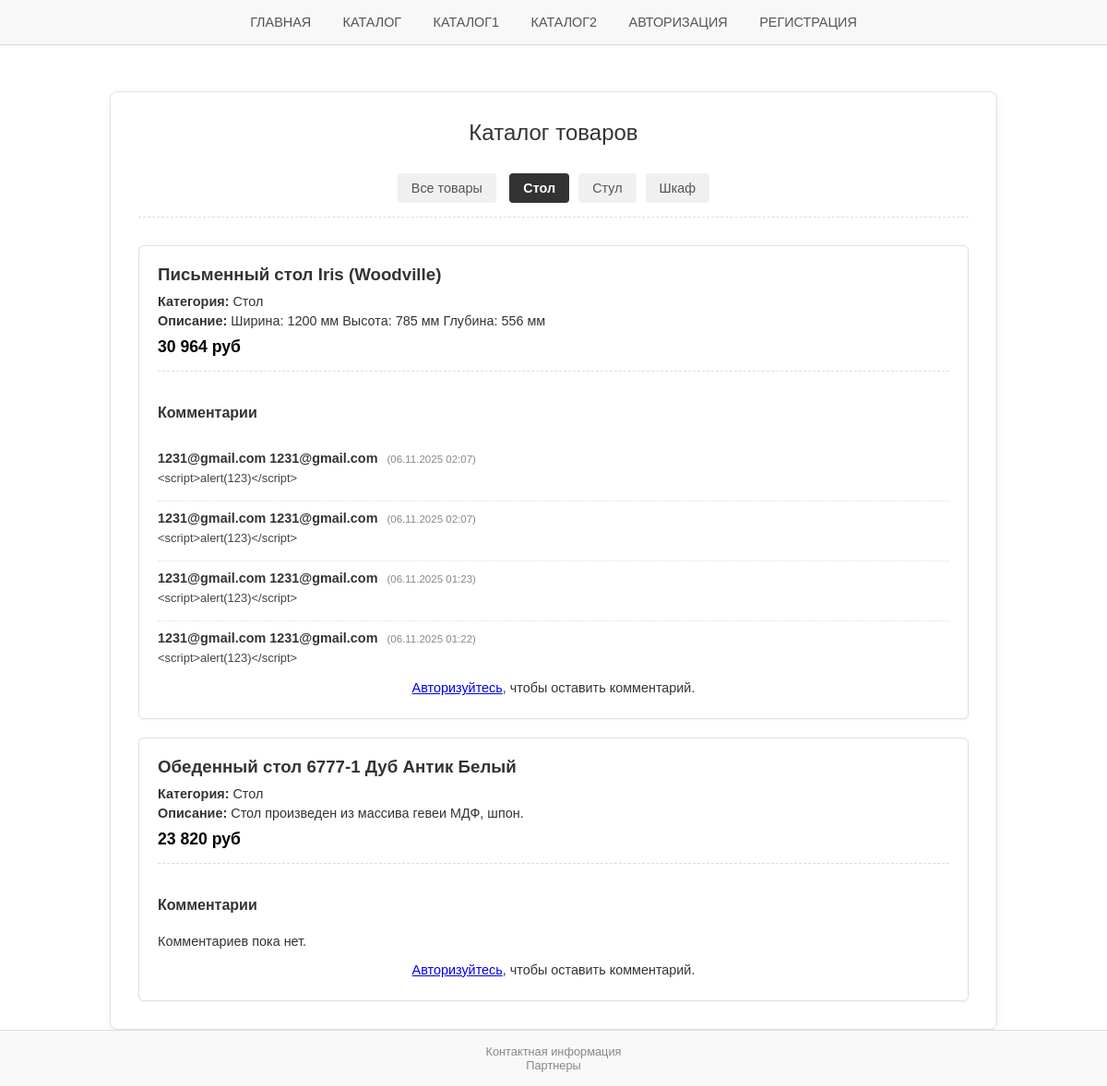
The app's page /catalog1.php?category=Стол with its own data.
### tables this page shows
CREATE TABLE `category` (
  `id` int(11) NOT NULL,
  `name` varchar(100) NOT NULL
);

CREATE TABLE `tovar` (
  `id` int(11) NOT NULL,
  `name` varchar(100) NOT NULL,
  `category` varchar(100) NOT NULL,
  `smalldesc` varchar(100) NOT NULL,
  `bigdesc` varchar(500) NOT NULL,
  `price` varchar(100) NOT NULL
);

CREATE TABLE `comments` (
  `id` int(11) NOT NULL,
  `product_id` int(11) NOT NULL,
  `user_id` int(11) NOT NULL,
  `comment_text` text NOT NULL,
  `created_at` timestamp NOT NULL DEFAULT CURRENT_TIMESTAMP
);

CREATE TABLE `reg` (
  `id` int(11) NOT NULL,
  `login` varchar(100) NOT NULL,
  `email` varchar(100) NOT NULL,
  `surname` varchar(100) NOT NULL,
  `name` varchar(100) NOT NULL,
  `password` varchar(100) NOT NULL,
  `status` int(11) NOT NULL
);

### catalog1.php (the view, shortened to what this page needs)
<!DOCTYPE html>
<html lang="ru">
<head>
    <link rel="stylesheet" type="text/css" href="style.css">
</head>
<body>
<?php
$host = 'localhost';
$user = 'root';
$pass = '';
$dbname = 'borisov';
$conn = mysqli_connect($host, $user, $pass, $dbname);
$user_id = null;
$user_full_name = '';
?>
<header>
    <nav class="nav-links">
        <a href="index.php">Главная</a>
        <a href="catalog.php">Каталог</a>
        <a href="catalog1.php">Каталог1</a>
        <a href="catalog2.php">Каталог2</a>
        <a href="auto.php">Авторизация</a>
        <a href="reg.php">Регистрация</a>
    </nav>
</header>
<div class="main-block" style="max-width: 900px;">
    <h2>Каталог товаров</h2>
    <div class="category-filter">
        <?php $active_all = !isset($_GET['category']) || empty($_GET['category']) ? 'active' : ''; ?>
        <a href="catalog1.php" class="filter-link <?php echo $active_all; ?>">Все товары</a>
        <?php
        $category_query = "SELECT name FROM category ORDER BY name ASC";
        $category_result = mysqli_query($conn, $category_query);
        while ($cat_row = mysqli_fetch_assoc($category_result)) {
            $cat_name = $cat_row['name'];
            $active_class = (isset($_GET['category']) && $_GET['category'] == $cat_name) ? 'active' : '';
            echo "<a href=\"catalog1.php?category=" . urlencode($cat_name) . "\" class=\"filter-link $active_class\">" . $cat_name . "</a>";
        }
        ?>
    </div>
    <div class="product-list">
        <?php
        $where_clause = "";
        $current_category = '';
        if (isset($_GET['category']) && !empty($_GET['category'])) {
            $current_category = $_GET['category'];
            $selected_category = mysqli_real_escape_string($conn, $current_category);
            $where_clause = "WHERE category = '$selected_category'";
        }
        $tovar_query = "SELECT * FROM tovar $where_clause ORDER BY id DESC";
        $tovar_result = mysqli_query($conn, $tovar_query);
        if (mysqli_num_rows($tovar_result) > 0) {
            while ($tovar_row = mysqli_fetch_assoc($tovar_result)) {
                $product_id = $tovar_row['id'];
        ?>
        <div class="product-card">
            <h3><?php echo $tovar_row['name']; ?></h3>
            <p><strong>Категория:</strong> <?php echo $tovar_row['category']; ?></p>
            <p><strong>Описание:</strong> <?php echo $tovar_row['smalldesc']; ?></p>
            <p class="price"><?php echo $tovar_row['price']; ?></p>
            <div class="comment-section">
                <h4>Комментарии</h4>
                <div class="comment-list">
                    <?php
                    $comments_query = "SELECT c.comment_text, c.created_at, r.name, r.surname
                                       FROM comments c
                                       JOIN reg r ON c.user_id = r.id
                                       WHERE c.product_id = $product_id
                                       ORDER BY c.created_at DESC";
                    $comments_result = mysqli_query($conn, $comments_query);
                    if (mysqli_num_rows($comments_result) > 0) {
                        while ($comment = mysqli_fetch_assoc($comments_result)) {
                            $author_name = $comment['name'] . ' ' . $comment['surname'];
                            $date = date("d.m.Y H:i", strtotime($comment['created_at']));
                            echo "<div class='comment-item'>";
                            echo "<span class='comment-author'>$author_name</span>";
                            echo "<span class='comment-date'>($date)</span>";
                            echo "<p class='comment-text'>" . htmlspecialchars($comment['comment_text']) . "</p>";
                            echo "</div>";
                        }
                    } else {
                        echo "<p>Комментариев пока нет.</p>";
                    }
                    ?>
                </div>
                <?php if ($user_id): ?>
                    <div class="comment-form">
                        <h5>Оставить комментарий (Вы: <?php echo $user_full_name; ?>)</h5>
                        <form action="catalog1.php" method="POST">
                            <textarea name="comment_text" placeholder="Ваш комментарий..." required></textarea>
                            <input type="hidden" name="product_id" value="<?php echo $product_id; ?>">
                            <input type="hidden" name="category_param" value="<?php echo $current_category; ?>">
                            <input type="submit" name="post_comment" value="Отправить комментарий" style="width: auto; padding: 8px 15px;">
                        </form>
                    </div>
                <?php else: ?>
                    <p style="text-align: center; margin-top: 15px;"><a href="auto.php">Авторизуйтесь</a>, чтобы оставить комментарий.</p>
                <?php endif; ?>
            </div>
        </div>
        <?php
            }
        } else {
            echo "<div class=\"message message-error\">Товары в этой категории не найдены.</div>";
        }
        ?>
    </div>
</div>
<footer>
    <div class="contact-info">Контактная информация</div>
    <div class="partners">Партнеры</div>
</footer>
</body>
</html>

### style.css (style rules this page uses)
body { font-family: 'Arial', sans-serif; background-color: #ffffff; color: #333333; margin: 0; padding: 0; display: flex; flex-direction: column; align-items: center; min-height: 100vh; }
.main-block { background-color: #ffffff; padding: 30px; margin-top: 50px; border: 1px solid #e0e0e0; border-radius: 8px; box-shadow: 0 4px 12px rgba(0, 0, 0, 0.05); width: 90%; max-width: 450px; }
h1, h2 { color: #333333; text-align: center; margin-top: 0; margin-bottom: 25px; font-weight: 500; }
header { width: 100%; padding: 15px 0; background-color: #f8f8f8; border-bottom: 1px solid #dddddd; box-shadow: 0 1px 3px rgba(0, 0, 0, 0.05); }
.nav-links { text-align: center; }
.nav-links a { margin: 0 15px; text-decoration: none; color: #555555; font-weight: 500; transition: color 0.2s; text-transform: uppercase; font-size: 0.9em; }
footer { width: 100%; padding: 15px 0; margin-top: auto; background-color: #f8f8f8; border-top: 1px solid #dddddd; text-align: center; font-size: 0.8em; color: #888888; }
.category-filter { text-align: center; margin-bottom: 30px; padding-bottom: 10px; border-bottom: 1px dashed #dddddd; }
.filter-link { display: inline-block; padding: 8px 15px; margin: 5px; background-color: #f0f0f0; color: #555555; text-decoration: none; border-radius: 4px; font-size: 0.9em; transition: background-color 0.2s, color 0.2s; text-transform: none; }
.filter-link.active { background-color: #333333; color: #ffffff; font-weight: bold; }
.product-list { display: flex; flex-direction: column; gap: 20px; }
.product-card { border: 1px solid #e0e0e0; padding: 20px; border-radius: 6px; transition: box-shadow 0.2s; background-color: #ffffff; box-shadow: 0 1px 3px rgba(0, 0, 0, 0.05); }
.product-card h3 { margin-top: 0; margin-bottom: 10px; text-align: left; color: #333333; }
.product-card p { margin: 5px 0; font-size: 0.9em; }
.product-card .price { font-size: 1.1em; font-weight: bold; color: #000000; margin-top: 10px; }
.comment-section { margin-top: 15px; padding-top: 15px; border-top: 1px dashed #dddddd; }
.comment-list { margin-top: 15px; }
.comment-item { padding: 10px 0; border-bottom: 1px dotted #e0e0e0; font-size: 0.9em; }
.comment-item:last-child { border-bottom: none; padding-bottom: 0; }
.comment-author { font-weight: bold; color: #333333; margin-right: 10px; }
.comment-date { font-size: 0.8em; color: #888888; }
.comment-text { margin-top: 5px; line-height: 1.4; color: #444444; }

### records on screen
category: name "Стол"
category: name "Стул"
category: name "Шкаф"
tovar: name "Письменный стол Iris (Woodville)", category "Стол", smalldesc "Ширина: 1200 мм Высота: 785 мм Глубина: 556 мм", price "30 964 руб"
comments: user.surname "1231@gmail.com 1231@gmail.com", created_at "06.11.2025 02:07", comment_text "<script>alert(123)</script>"
comments: user.surname "1231@gmail.com 1231@gmail.com", created_at "06.11.2025 02:07", comment_text "<script>alert(123)</script>"
comments: user.surname "1231@gmail.com 1231@gmail.com", created_at "06.11.2025 01:23", comment_text "<script>alert(123)</script>"
comments: user.surname "1231@gmail.com 1231@gmail.com", created_at "06.11.2025 01:22", comment_text "<script>alert(123)</script>"
tovar: name "Обеденный стол 6777-1 Дуб Антик Белый", category "Стол", smalldesc "Стол произведен из массива гевеи МДФ, шпон.", price "23 820 руб", shows "Комментариев пока нет."
